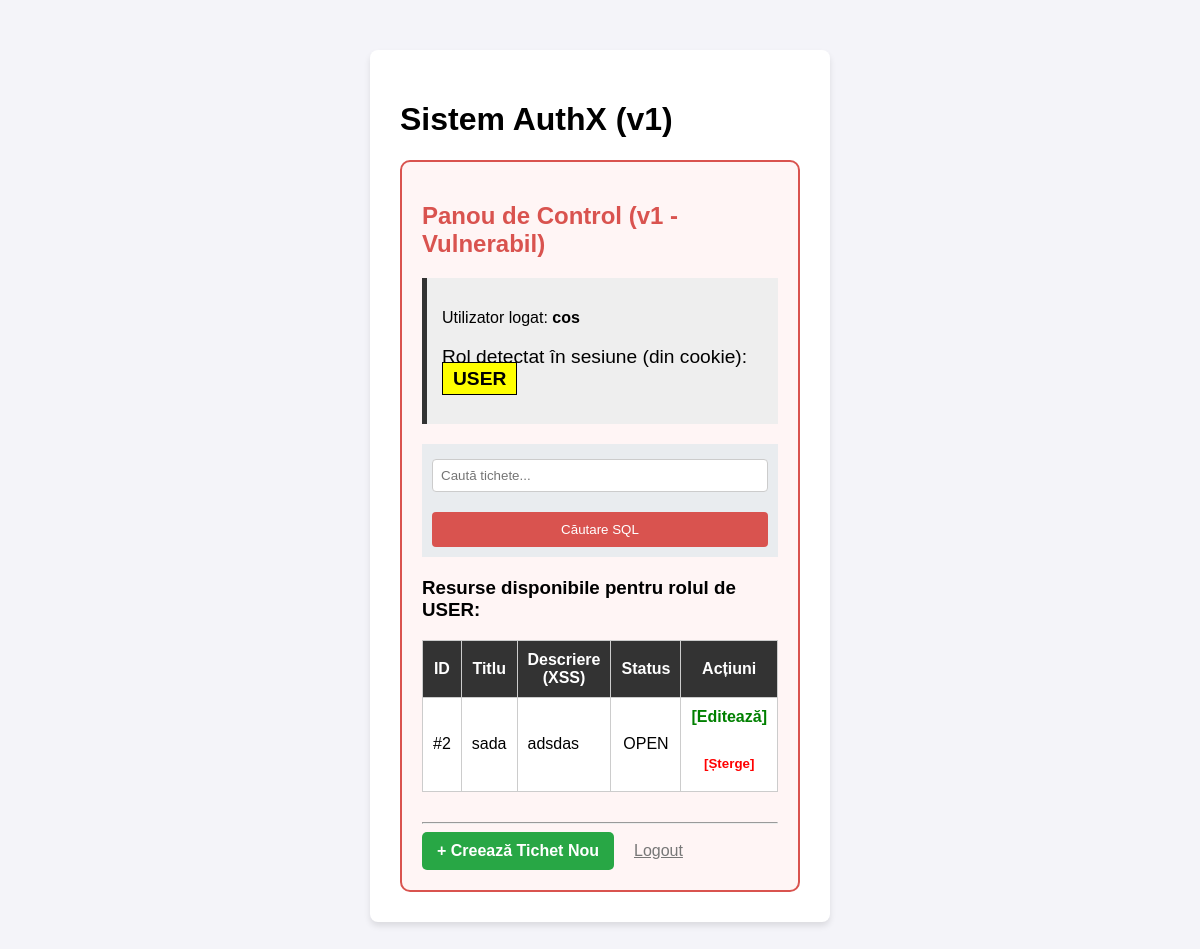
The page /dashboard (signed in) on the database as committed earlier.
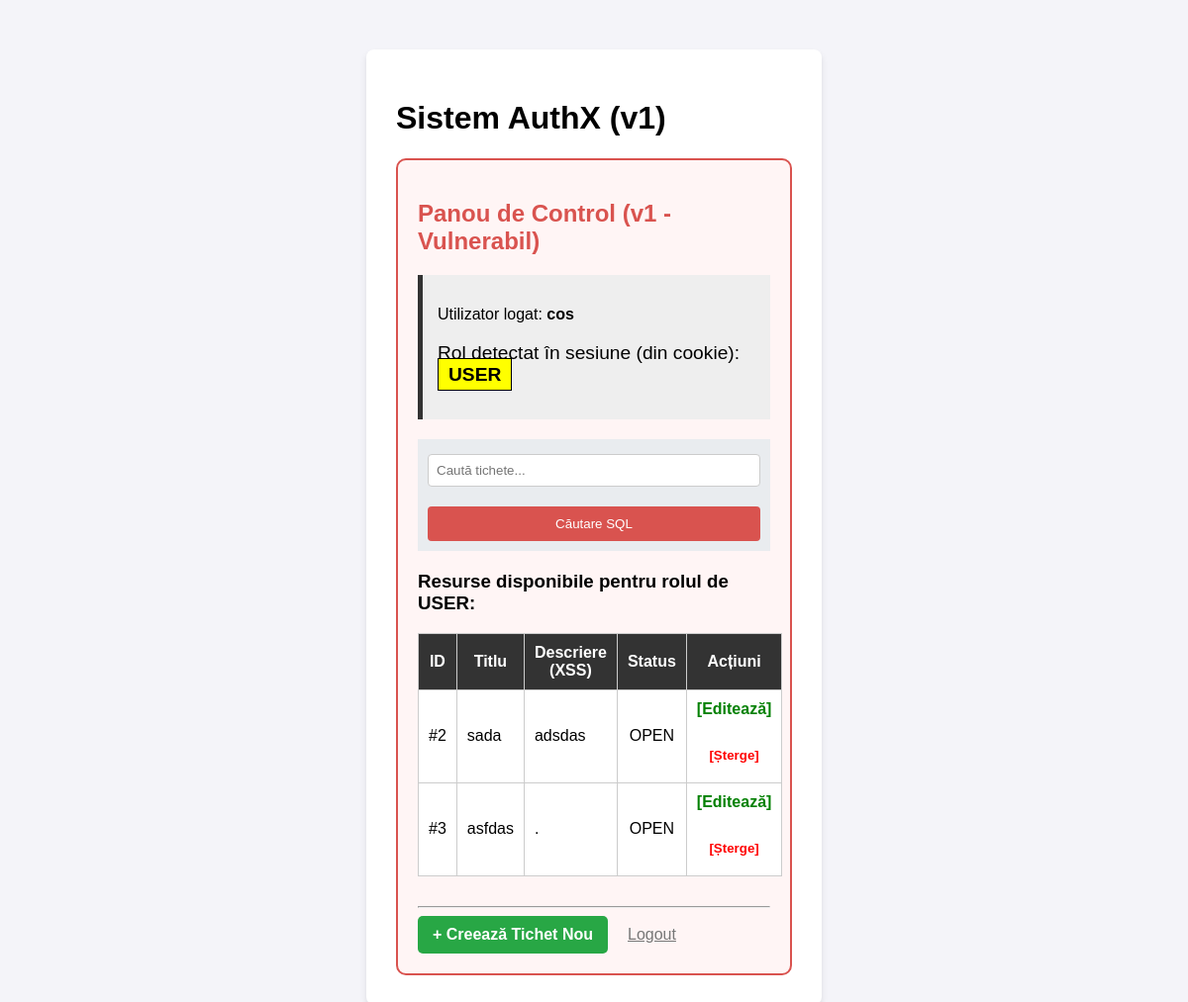
The same page on the database as committed later.
### tables this page shows
CREATE TABLE users (
            id INTEGER PRIMARY KEY AUTOINCREMENT,
            email TEXT UNIQUE NOT NULL,
            password TEXT NOT NULL, 
            role TEXT DEFAULT 'USER',
            created_at TIMESTAMP DEFAULT CURRENT_TIMESTAMP,
            locked BOOLEAN DEFAULT 0
        );

CREATE TABLE tickets (
            id INTEGER PRIMARY KEY AUTOINCREMENT,
            title TEXT NOT NULL,
            description TEXT,
            severity TEXT,
            status TEXT DEFAULT 'OPEN',
            owner_id INTEGER,
            created_at TIMESTAMP DEFAULT CURRENT_TIMESTAMP,
            updated_at TIMESTAMP DEFAULT CURRENT_TIMESTAMP,
            FOREIGN KEY (owner_id) REFERENCES users (id)
        );

### app/routes_app.py (the view)
@app.route('/dashboard')
def dashboard():
    user_id = request.cookies.get('user_id')
    role_from_cookie = request.cookies.get('role', 'USER')
    if not user_id:
        return redirect(url_for('login'))
    conn = get_db_connection()
    user = conn.execute('SELECT * FROM users WHERE id = ?', (user_id,)).fetchone()
    if not user:
        conn.close()
        return redirect(url_for('logout'))
    if role_from_cookie == 'MANAGER':
        tickets = conn.execute('SELECT * FROM tickets').fetchall()
    else:
        tickets = conn.execute('SELECT * FROM tickets WHERE owner_id = ?', (user_id,)).fetchall()
    conn.close()
    return render_template('dashboard.html', user=user, tickets=tickets, current_role=role_from_cookie)

### app/__init__.py (called while the page is built)
def get_db_connection():
    conn = sqlite3.connect(DATABASE)
    conn.row_factory = sqlite3.Row
    return conn

### app/templates/dashboard.html (shortened to what this page needs)
{% extends 'base.html' %}
{% block content %}
<div style="border: 2px solid #d9534f; padding: 20px; border-radius: 10px; background-color: #fff5f5;">
    <h2 style="color: #d9534f;">Panou de Control (v1 - Vulnerabil)</h2>
    <div style="margin: 20px 0; padding: 15px; background: #eee; border-left: 5px solid #333;">
        <p>Utilizator logat: <strong>{{ user['email'] }}</strong></p>
        <p style="font-size: 1.2em;">
            Rol detectat în sesiune (din cookie):
            <span style="background: yellow; padding: 5px 10px; font-weight: bold; border: 1px solid #000;">
                {{ current_role }}
            </span>
        </p>
    </div>
    <div style="margin-bottom: 20px; padding: 10px; background: #e9ecef;">
        <form action="{{ url_for('search') }}" method="GET">
            <input type="text" name="q" placeholder="Caută tichete..." value="{{ search_query or '' }}">
            <button type="submit">Căutare SQL</button>
        </form>
    </div>
    <h3>Resurse disponibile pentru rolul de {{ current_role }}:</h3>
    {% if tickets %}
        <table style="width: 100%; border-collapse: collapse; background: white;">
            <thead>
                <tr style="background: #333; color: white;">
                    <th style="padding: 10px; border: 1px solid #ccc;">ID</th>
                    <th style="padding: 10px; border: 1px solid #ccc;">Titlu</th>
                    <th style="padding: 10px; border: 1px solid #ccc;">Descriere (XSS)</th>
                    <th style="padding: 10px; border: 1px solid #ccc;">Status</th>
                    <th style="padding: 10px; border: 1px solid #ccc;">Acțiuni</th>
                </tr>
            </thead>
            <tbody>
            {% for ticket in tickets %}
                <tr>
                    <td style="padding: 10px; border: 1px solid #ccc; text-align: center;">#{{ ticket['id'] }}</td>
                    <td style="padding: 10px; border: 1px solid #ccc;">{{ ticket['title'] }}</td>
                    <td style="padding: 10px; border: 1px solid #ccc;">{{ ticket['description'] | safe }}</td>
                    <td style="padding: 10px; border: 1px solid #ccc; text-align: center;">{{ ticket['status'] }}</td>
                    <td style="padding: 10px; border: 1px solid #ccc; text-align: center;">
                        <a href="{{ url_for('edit_ticket', ticket_id=ticket['id']) }}" style="color: green; text-decoration: none; font-weight: bold;">[Editează]</a>
                        <form action="{{ url_for('delete_ticket', ticket_id=ticket['id']) }}" method="POST" style="display:inline;" onsubmit="return confirm('Ștergi acest tichet?');">
                            <button type="submit" style="color: red; background: none; border: none; cursor: pointer; font-weight: bold;">[Șterge]</button>
                        </form>
                    </td>
                </tr>
            {% endfor %}
            </tbody>
        </table>
    {% else %}
        <p>Nu există tichete vizibile.</p>
    {% endif %}
    <hr style="margin-top: 30px;">
    <div style="display: flex; gap: 20px; align-items: center;">
        <a href="{{ url_for('create_ticket') }}" style="background: #28a745; color: white; padding: 10px 15px; text-decoration: none; border-radius: 5px; font-weight: bold;">
            + Creează Tichet Nou
        </a>
        <a href="{{ url_for('logout') }}" style="color: #777; text-decoration: underline;">Logout</a>
    </div>
</div>
{% endblock %}

### app/templates/base.html (shortened to what this page needs)
<!DOCTYPE html>
<html lang="ro">
<head>
    <link rel="stylesheet" href="{{ url_for('static', filename='style.css') }}">
</head>
<body>
    <div class="container">
        <h1>Sistem AuthX (v1)</h1>
        {% block content %}{% endblock %}
    </div>
</body>
</html>

### app/static/style.css (style rules this page uses)
body { font-family: Arial, sans-serif; background-color: #f4f4f9; margin: 0; padding: 50px; display: flex; justify-content: center; }
.container { background: white; padding: 30px; border-radius: 8px; box-shadow: 0 4px 6px rgba(0,0,0,0.1); width: 100%; max-width: 400px; }
form { display: flex; flex-direction: column; }
input { padding: 8px; margin-top: 5px; border: 1px solid #ccc; border-radius: 4px; }
button { margin-top: 20px; padding: 10px; background: #d9534f; color: white; border: none; border-radius: 4px; cursor: pointer; }

Rows that differ between the two databases and show on the page:
added tickets: id "3", title "asfdas", description ".", status "OPEN"
